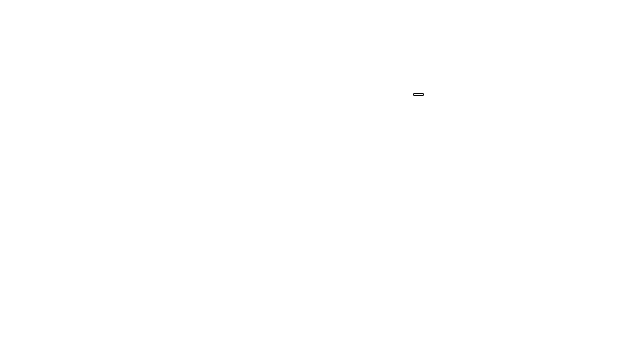
Frame 1 (no input)
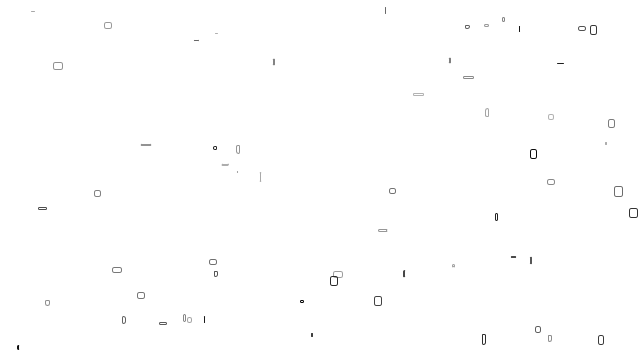
Frame 60 (the mouse pressed at the canvas centre just before this capture)
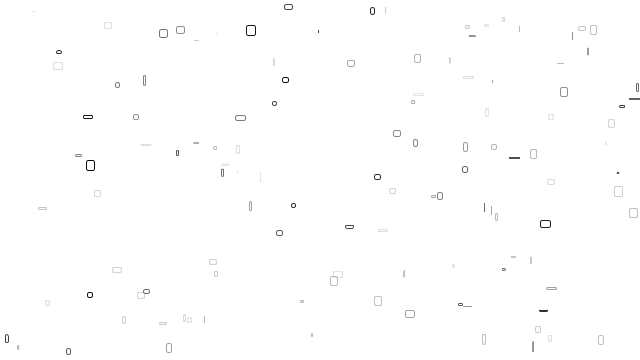
Frame 120 (the mouse held since frame 60 and released just before this capture)

The Processing sketch that drew these frames (run headless with seeded random() and noise(); from frame 60 on, the mouse is pressed at the canvas centre):

// Processing sketch: DrawRandomRects
// ── DrawRandomRects.pde
/**
 * Draw Shape at random point. 
 */
 
 float y;
 float x;
 float w;
 float h;

void setup() {
  size(640, 360);
  background(255);
  frameRate(500);

}

void draw() {
  stroke(0);
  x = random(0,width);
  y = random(0,height);
  w = random(0,10);
  h = random(0,10);
  rect(x, y, w, h,2);
  fill(255,255,255,5);
  stroke(255);
  rect(0.01,0.01,width,height);
    loop();
}

void keyPressed(){
 if (key=='s'){
  save("test.tif"); 
 }
}
